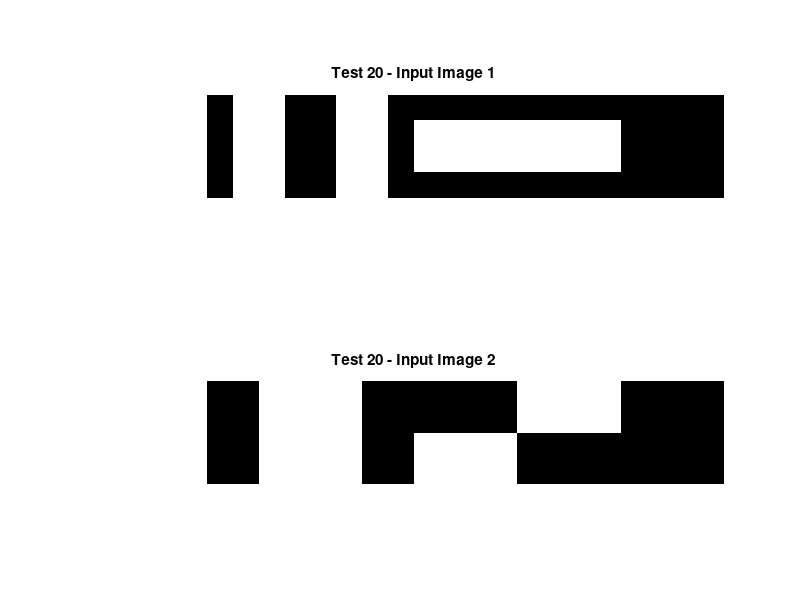

MATLAB code to generate this figure: (Note: this script raises an error after producing the figure.)
function evaluationSM7()
% This function is written to test spatial-temporal saliency map with
% various simple and independent images.

exp_record.intro = 'images with 2 rectangle gray blocks: block 1 191 in intensity, block 2 128 in intensity, and the background is black ';

% % Test 1
% exp_record.input.i1.type = 'image';
% exp_record.input.i1.path = './figures/evaluationSM7/';
% exp_record.input.i1.name = 'sample_img_2.jpg';
% exp_record.input.i1.note = 'white (255) background image with 3 rectangular ffigrom left to right with intensity value 191,128,64';
% 
% img = imread('./figures/evaluationSM7/sample_img_1.jpg'); 
% sm_ssm = spatialSaliencyMap(img,8,'hadamard',30);
% figure(1), imshow(img),title('Test 1 - Input Image');
% figure(2), colormap('gray'), imagesc(sm_ssm), title('Test 1 - Output Image');
% 
% % Test 2
% exp_record.input.i2.type = 'image';
% exp_record.input.i2.path = './figure/evaluationSM7/';
% exp_record.input.i2.name = 'sample_img_2.jpg';
% exp_record.input.i2.note = 'gray (191) background image with 3 rectangular ffigrom left to right with intensity value 255,128,64';
% 
% img = imread('./figures/evaluationSM7/sample_img_2.jpg'); 
% sm_ssm = spatialSaliencyMap(img,8,'hadamard',30);
% figure(3), imshow(img), title('Test 2 - Input Image');
% figure(4), colormap('gray'), imagesc(sm_ssm), title('Test 2 - Output Image');
% 
% % Test 3
% exp_record.input.i3.type = 'image';
% exp_record.input.i3.path = './figures/evaluationSM7/';
% exp_record.input.i3.name = 'sample_img_3.jpg';
% exp_record.input.i3.note = 'gray (128) background image with 3 rectangular ffigrom left to right with intensity value 255,191,64';
% 
% img = imread('./figures/evaluationSM7/sample_img_3.jpg'); 
% sm_ssm = spatialSaliencyMap(img,8,'hadamard',30);
% figure(5), imshow(img), title('Test 3 - Input Image');
% figure(6), colormap('gray'), imagesc(sm_ssm), title('Test 3 - Output Image');
% 
% % Test 4
% exp_record.input.i4.type = 'image';
% exp_record.input.i4.path = './figures/evaluationSM7/';
% exp_record.input.i4.name = 'sample_img_4.jpg';
% exp_record.input.i4.note = 'gray (64) background image with 3 rectangular ffigrom left to right with intensity value 255,191,128';
% 
% img = imread('./figures/evaluationSM7/sample_img_4.jpg'); 
% sm_ssm = spatialSaliencyMap(img,8,'hadamard',30);
% figure(7), imshow(img), title('Test 4 - Input Image');
% figure(8), colormap('gray'), imagesc(sm_ssm), title('Test 4 - Output Image');
% 
% Test 5
% exp_record.input.i5.type = 'image';
% exp_record.input.i5.path = './figures/evaluationSM7/';
% exp_record.input.i5.name = 'sample_img_5.jpg';
% exp_record.input.i5.note = '8 bars in sequence with decreasing intensity from 100% to 20% from left to right';
% 
% img = rgb2gray(imread('./figures/evaluationSM7/sample_img_5.jpg')); 
% sm_ssm = spatialSaliencyMap(img,8,'hadamard',30);
% figure(7), imshow(img), title('Test 5 - Input Image');
% figure(8), colormap('gray'), imagesc(sm_ssm), title('Test 5 - Output Image');
% 
% exp_record.output.o5.type = 'image';
% exp_record.output.o5.name = 'output_img_5.fig';
% exp_record.output.o5.note = 'Test 5 proves that the saliency result depends on intensity values of input pixels in the spatial-temporal method';

% % Test 6
% exp_record.input.i6.type = 'image';
% exp_record.input.i6.path = './figures/evaluationSM7/';
% exp_record.input.i6.name = 'sample_img_6.jpg';
% exp_record.input.i6.note = '1 gray (128) rectangle on black (0) background, 1 white (255) retangle on gray (128) background';
% 
% img = rgb2gray(imread('./figures/evaluationSM7/sample_img_6.jpg')); 
% sm_ssm = spatialSaliencyMap(img,8,'hadamard',30);
% figure(7), imshow(img), title('Test 6 - Input Image');
% figure(8), colormap('gray'), imagesc(sm_ssm), title('Test 6 - Output Image');
% 
% exp_record.output.o6.type = 'image';
% exp_record.output.o6.name = 'output_img_6.fig';
% exp_record.output.o6.note = '';

% % Test 7
% exp_record.input.i7.type = 'image';
% exp_record.input.i7.path = './figures/evaluationSM7/';
% exp_record.input.i7.name = 'sample_img_7.jpg';
% exp_record.input.i7.note = '24x24 white background with 8x8 black rectangle in the center';
% 
% img = rgb2gray(imread('./figures/evaluationSM7/sample_img_7.jpg')); 
% sm_ssm = spatialSaliencyMap(img,2,'hadamard',30);
% figure(9), imshow(img), title('Test 7 - Input Image');
% figure(10), colormap('gray'), imagesc(sm_ssm), title('Test 7 - Output Image');
% 
% exp_record.output.o7.type = 'image';
% exp_record.output.o7.name = 'output_img_7.fig';
% exp_record.output.o7.note = 'There is no corner effect';

% % Test 8
% exp_record.input.i8.type = 'image';
% exp_record.input.i8.path = './figures/evaluationSM7/';
% exp_record.input.i8.name = 'sample_img_8.jpg';
% exp_record.input.i8.note = '40x40 white background with 24x24 black rectangle in the center';
% 
% img = rgb2gray(imread('./figures/evaluationSM7/sample_img_8.jpg')); 
% sm_ssm = spatialSaliencyMap(img,8,'hadamard',30);
% figure(11), imshow(img), title('Test 8 - Input Image');
% figure(12), colormap('gray'), imagesc(sm_ssm), title('Test 8 - Output Image');
% 
% exp_record.output.o8.type = 'image';
% exp_record.output.o8.name = 'output_img_8.fig';
% exp_record.output.o8.note = 'There is no cornet or side effects';

% % Test 9
% exp_record.input.i9.type = 'image';
% exp_record.input.i9.path = './figures/evaluationSM7/';
% exp_record.input.i9.name = 'sample_img_8.jpg';
% exp_record.input.i9.note = '56x56 white background with 24x24 black rectangle in the center';
% 
% img = rgb2gray(imread('./figures/evaluationSM7/sample_img_9.jpg')); 
% sm_ssm = spatialSaliencyMap(img,8,'hadamard',30);
% figure(13), imshow(img), title('Test 9 - Input Image');
% figure(14), colormap('gray'), imagesc(sm_ssm), title('Test 9 - Output Image');
% 
% exp_record.output.o9.type = 'image';
% exp_record.output.o9.name = 'output_img_8.fig';
% exp_record.output.o9.note = 'There is no cornet or side effects. These effects do not happen due to distance issue';


% % Test 10
% exp_record.input.i10.type = 'image';
% exp_record.input.i10.path = './figures/evaluationSM7/';
% exp_record.input.i10.name = 'sample_img_10.jpg';
% exp_record.input.i10.note = '24x24 gray(25) background with 8x8 black (0) rectangle in the center';
% 
% img = rgb2gray(imread('./figures/evaluationSM7/sample_img_10.jpg')); 
% sm_ssm = spatialSaliencyMap(img,8,'hadamard',30);
% figure(15), imshow(img), title('Test 10 - Input Image');
% figure(16), colormap('gray'), imagesc(sm_ssm), title('Test 10 - Output Image');
% 
% exp_record.output.o10.type = 'image';
% exp_record.output.o10.name = 'output_img_10.fig';
% exp_record.output.o10.note = 'There is still no side effect';

% % Test 11
% exp_record.input.i11.type = 'image';
% exp_record.input.i11.path = './figures/evaluationSM7/';
% exp_record.input.i11.name = 'sample_img_11.jpg';
% exp_record.input.i11.note = '48x48 white(255) background with 16x16 black (0) rectangle in the center';
% 
% img = rgb2gray(imread('./figures/evaluationSM7/sample_img_11.jpg')); 
% sm_ssm_16 = spatialSaliencyMap(img,16,'hadamard',30);
% sm_ssm_8 = spatialSaliencyMap(img,8,'hadamard',30);
% sm_ssm_4 = spatialSaliencyMap(img,4,'hadamard',30);
% sm_ssm_2 = spatialSaliencyMap(img,2,'hadamard',30);
% figure(17), imshow(img), title('Test 11 - Input Image');
% figure(18), colormap('gray'), imagesc(sm_ssm_16), title('Test 11 - Output Image 16');
% figure(19), colormap('gray'), imagesc(sm_ssm_8), title('Test 11 - Output Image 8');
% figure(20), colormap('gray'), imagesc(sm_ssm_4), title('Test 11 - Output Image 4');
% figure(21), colormap('gray'), imagesc(sm_ssm_2), title('Test 11 - Output Image 2');
% 
% exp_record.output.o11.type = 'image';
% exp_record.output.o11.name = 'output_img_11.fig';
% exp_record.output.o11.note = 'No side effects when doing with 16x16, 8x8 blocks but side effects when doing with 4x4 and 2x2';

% % Test 12
% exp_record.input.i12.type = 'image';
% exp_record.input.i12.path = './figures/evaluationSM7/';
% exp_record.input.i12.name = 'sample_img_12.jpg';
% exp_record.input.i12.note = '96x96 white(255) background with 32x32 black (0) rectangle in the center';
% 
% img = rgb2gray(imread('./figures/evaluationSM7/sample_img_12.jpg')); 
% sm_ssm_16 = spatialSaliencyMap(img,16,'hadamard',30);
% sm_ssm_8 = spatialSaliencyMap(img,8,'hadamard',30);
% sm_ssm_4 = spatialSaliencyMap(img,4,'hadamard',30);
% sm_ssm_2 = spatialSaliencyMap(img,2,'hadamard',30);
% figure(22), imshow(img), title('Test 12 - Input Image');
% figure(23), colormap('gray'), imagesc(sm_ssm_16), title('Test 12 - Output Image 16');
% figure(24), colormap('gray'), imagesc(sm_ssm_8), title('Test 12 - Output Image 8');
% figure(25), colormap('gray'), imagesc(sm_ssm_4), title('Test 12 - Output Image 4');
% figure(26), colormap('gray'), imagesc(sm_ssm_2), title('Test 12 - Output Image 2');
% 
% exp_record.output.o12.type = 'image';
% exp_record.output.o12.name = 'output_img_12.fig';
% exp_record.output.o12.note = '';

% % Test 13
% exp_record.input.i13.type = 'image';
% exp_record.input.i13.path = './figures/evaluationSM7/';
% exp_record.input.i13.name = 'sample_img_13.jpg';
% exp_record.input.i13.note = '192x192 white(255) background with 64x64 black (0) rectangle in the center';
% 
% img = rgb2gray(imread('./figures/evaluationSM7/sample_img_13.jpg')); 
% sm_ssm_16 = spatialSaliencyMap(img,16,'hadamard',30);
% sm_ssm_8 = spatialSaliencyMap(img,8,'hadamard',30);
% sm_ssm_4 = spatialSaliencyMap(img,4,'hadamard',30);
% sm_ssm_2 = spatialSaliencyMap(img,2,'hadamard',30);
% figure(27), imshow(img), title('Test 12 - Input Image');
% figure(28), colormap('gray'), imagesc(sm_ssm_16), title('Test 13 - Output Image 16');
% figure(29), colormap('gray'), imagesc(sm_ssm_8), title('Test 13 - Output Image 8');
% figure(30), colormap('gray'), imagesc(sm_ssm_4), title('Test 13 - Output Image 4');
% figure(31), colormap('gray'), imagesc(sm_ssm_2), title('Test 13 - Output Image 2');
% 
% exp_record.output.o13.type = 'image';
% exp_record.output.o13.name = 'output_img_13.fig';
% exp_record.output.o13.note = '';

% % Test 14
% exp_record.input.i14.type = 'image';
% exp_record.input.i14.path = './figures/evaluationSM7/';
% exp_record.input.i14.name = 'sample_img_14.jpg';
% exp_record.input.i14.note = '1 white (255) retangle on gray (64) background';
% 
% img = rgb2gray(imread('./figures/evaluationSM7/sample_img_14.jpg')); 
% sm_ssm = spatialSaliencyMap(img,4,'hadamard',30);
% figure(32), imshow(img), title('Test 14 - Input Image');
% figure(33), colormap('gray'), imagesc(sm_ssm), title('Test 14 - Output Image');
% 
% exp_record.output.o14.type = 'image';
% exp_record.output.o14.name = 'output_img_14.fig';
% exp_record.output.o14.note = '';

% % Test 15
% exp_record.input.i15.type = 'image';
% exp_record.input.i15.path = './figures/evaluationSM7/';
% exp_record.input.i15.name = 'sample_img_15.jpg';
% exp_record.input.i15.note = '1 white (255) retangle on gray (64) background';
% 
% img = rgb2gray(imread('./figures/evaluationSM7/sample_img_15.jpg')); 
% sm_ssm_16 = spatialSaliencyMap(img,16,'hadamard',30);
% sm_ssm_8 = spatialSaliencyMap(img,8,'hadamard',30);
% sm_ssm_4 = spatialSaliencyMap(img,4,'hadamard',30);
% % sm_ssm_2 = spatialSaliencyMap(img,2,'hadamard',30);
% figure(34), imshow(img), title('Test 15 - Input Image');
% figure(35), colormap('gray'), imagesc(sm_ssm_16), title('Test 15 - Output Image 16');
% figure(36), colormap('gray'), imagesc(sm_ssm_8), title('Test 15 - Output Image 8');
% figure(37), colormap('gray'), imagesc(sm_ssm_4), title('Test 15 - Output Image 4');
% % figure(38), colormap('gray'), imagesc(sm_ssm_2), title('Test 16 - Output Image 2');
% 
% exp_record.output.o15.type = 'image';
% exp_record.output.o15.name = 'output_img_15.fig';
% exp_record.output.o15.note = '';

% % Test 16
% exp_record.input.i16.type = 'image';
% exp_record.input.i16.path = './figures/evaluationSM7/';
% exp_record.input.i16.name = '';
% exp_record.input.i16.note = 'The test is done to verify how spatial-temporal saliency responds to different contrast';
% 
% elmat = zeros(4,4);
% % elmat1 = elmat; elmat1(1:2,:) = 255;
% % elmat2 = elmat; elmat2(1:2,:) = 191;
% % elmat3 = elmat; elmat3(1:2,:) = 127;
% % elmat4 = elmat; elmat4(1:2,:) = 63;
% % elmat5 = elmat;
% img = [];
% for iI = 1:1:255
%     elmat(1:2,:) = iI;
%     img = [img,elmat];
% end
% 
% sm_ssm_4 = spatialSaliencyMap(img,4,'hadamard',30)
% % sm_ssm_2 = spatialSaliencyMap(img,2,'hadamard',30);
% figure(34), imshow(img), title('Test 16 - Input Image');
% figure(35), colormap('gray'), imagesc(sm_ssm_4), title('Test 16 - Output Image 16');
% figure(36), plot(sm_ssm_4(1,1:4:1020)), title('Saliency Value Plot');
% 
% exp_record.output.o16.type = 'image';
% exp_record.output.o16.name = 'output_img_16.fig';
% exp_record.output.o16.note = '';

% Test 17
% exp_record.input.i17.type = 'image';
% exp_record.input.i17.path = './figures/evaluationSM7/';
% exp_record.input.i17.name = '';
% exp_record.input.i17.note = 'The test is done to verify how spatial-temporal saliency responds to the same contrast by different values';
% 
% elmat = zeros(4,4);
% elmat1 = elmat; elmat1(1:2,:) = 255; elmat1(3:4,:) = 191;
% elmat2 = elmat; elmat2(1:2,:) = 191; elmat2(3:4,:) = 127;
% elmat3 = elmat; elmat3(1:2,:) = 127; elmat3(3:4,:) = 63;
% elmat4 = elmat; elmat4(1:2,:) = 63; elmat4(3:4,:) = 0;
% img = [elmat1,elmat2,elmat3,elmat4];
% Diff = 63;
% img = [];
% for iDiff = 1:1:Diff
%     rimg = [];
%     for iI = 1:1:255
%         elmat(1:2,:) = iI;
%         if (iI - iDiff > 0) 
%         elmat(3:4,:) = iI - iDiff;
%         else elmat(3:4,:) = 0;
%         end
%         rimg = [rimg,elmat];
%     end
%     img = [img;rimg];
% end
% 
% sm_ssm_4 = spatialSaliencyMap(img,4,'hadamard',30);
% figure(37), imshow(img), title('Test 17 - Input Image');
% figure(38), colormap('gray'), imagesc(sm_ssm_4), title('Test 17 - Output Image 17');
% figure(39);
% for iI = 1:1:Diff
%     plot(sm_ssm_4(1+(iI-1)*4,:)), hold on;
% end
% 
% title('Difference of constrast vs Value of intensity');
% 
% figure(40), plot(sm_ssm_4(1:4:Diff*4,end)), title('Test 17 - Output Image 17 - Contrast vs Saliency Value');
% 
% exp_record.output.o17.type = 'image';
% exp_record.output.o17.name = 'output_img_17.fig';
% exp_record.output.o17.note = '';

% % Test 18
% exp_record.input.i18.type = 'image';
% exp_record.input.i18.path = './figures/evaluationSM7/';
% exp_record.input.i18.name = '';
% exp_record.input.i18.note = 'The test is done to verify what effect ';
% 
% n = 10;
% elmat = ones(2^n,2^n)*255;
% img = elmat;
% scs = zeros(1,n);
% for i = 1:1:n
%     wz = 2^i;
%     sc = spatialSaliencyMap(img(1:1:wz,1:1:wz),wz,'hadamard',30);
%     scs(i) = sc(1,1);
% end
% 
% % sm_ssm_2 = spatialSaliencyMap(img,2,'hadamard',30);
% figure(41), plot(scs), title('Saliency Value Plot');
% 
% exp_record.output.o18.type = 'image';
% exp_record.output.o18.name = 'output_img_18.fig';
% exp_record.output.o18.note = '';

% % Test 19 
% exp_record.input.i19.type = 'image';
% exp_record.input.i19.path = './figures/evaluationSM7/';
% exp_record.input.i19.name = '';
% exp_record.input.i19.note = 'The test is done to verify the saliency score at high constrast region will bigger than the small constrast region';
% img = [];
% for i = 1:1:255    
%     rimg = zeros(4,12);
%     rimg(:) = i;
%     rimg(:,7:12) = 255;
%     img = [img;rimg];
% end
% 
% sm_ssm_4 = spatialSaliencyMap(img,4,'hadamard',30)
% figure(42), imshow(img), title('Test 19 - Input Image');
% figure(43); 
% plot(sm_ssm_4(1:4:255*4,1),'-r'), hold on;
% plot(sm_ssm_4(1:4:255*4,5),'-g'), hold on;
% plot(sm_ssm_4(1:4:255*4,9),'-b');
% 
% exp_record.output.o19.type = 'image';
% exp_record.output.o19.name = 'output_img_19.fig';
% exp_record.output.o19.note = 'The graph include three plots: green, red, and blue lines. Blue plot represents saliency value of white color (255). Red curve describes the saliency value of region of increasing intensity from 0 to 255. Green plot shows a saliency response at the highly contrast border between regions represented by blue and red curves.';

% Test 20
exp_record.input.i20.type = 'image';
exp_record.input.i20.path = './figures/evaluationSM7/';
exp_record.input.i20.name = '';
exp_record.input.i20.note = 'The test is done to verify the saliency score of the spatial-temporal saliency map';

img1 = [ 255*ones(4,4), [zeros(4,1), ones(4,2)*255, zeros(4,1)] , [zeros(4,1), ones(4,2)*255, zeros(4,1)], [zeros(4,1), ones(4,2)*255, zeros(4,1)]', [zeros(4,1), ones(4,2)*255, zeros(4,1)]', zeros(4,4)];
img2 = [ 255*ones(4,4), [zeros(4,2), ones(4,2)*255], [ones(4,2)*255, zeros(4,2)], [zeros(4,2), ones(4,2)*255]', [ones(4,2)*255, zeros(4,2)]', zeros(4,4)];

imgs = cat(3,img1,img2);
figure(44), subplot(2,1,1), 
imshow(img1), title('Test 20 - Input Image 1');
subplot(2,1,2), imshow(img2), title('Test 20 - Input Image 2');
sm_tsm = temporalSaliencyMap(imgs,4,'hadamard',30)

% saveOutputFlag = 0;
% if (saveOutputFlag == 1) 
%     outputFolder = ['./results/evaluation7_graphs_&_data_date-' datestr(now,'yyyymmddTHHMMSS')];
%     exp_record.output.path = outputFolder;
%     mkdir(outputFolder);
%     currentFolder = pwd;
%     cd(outputFolder);       
%     
%     saveas(8,exp_record.output.o5.name);
%     
%     save('experiment_record.mat','exp_record');
%     cd(currentFolder);    
%     close all;
% end

end